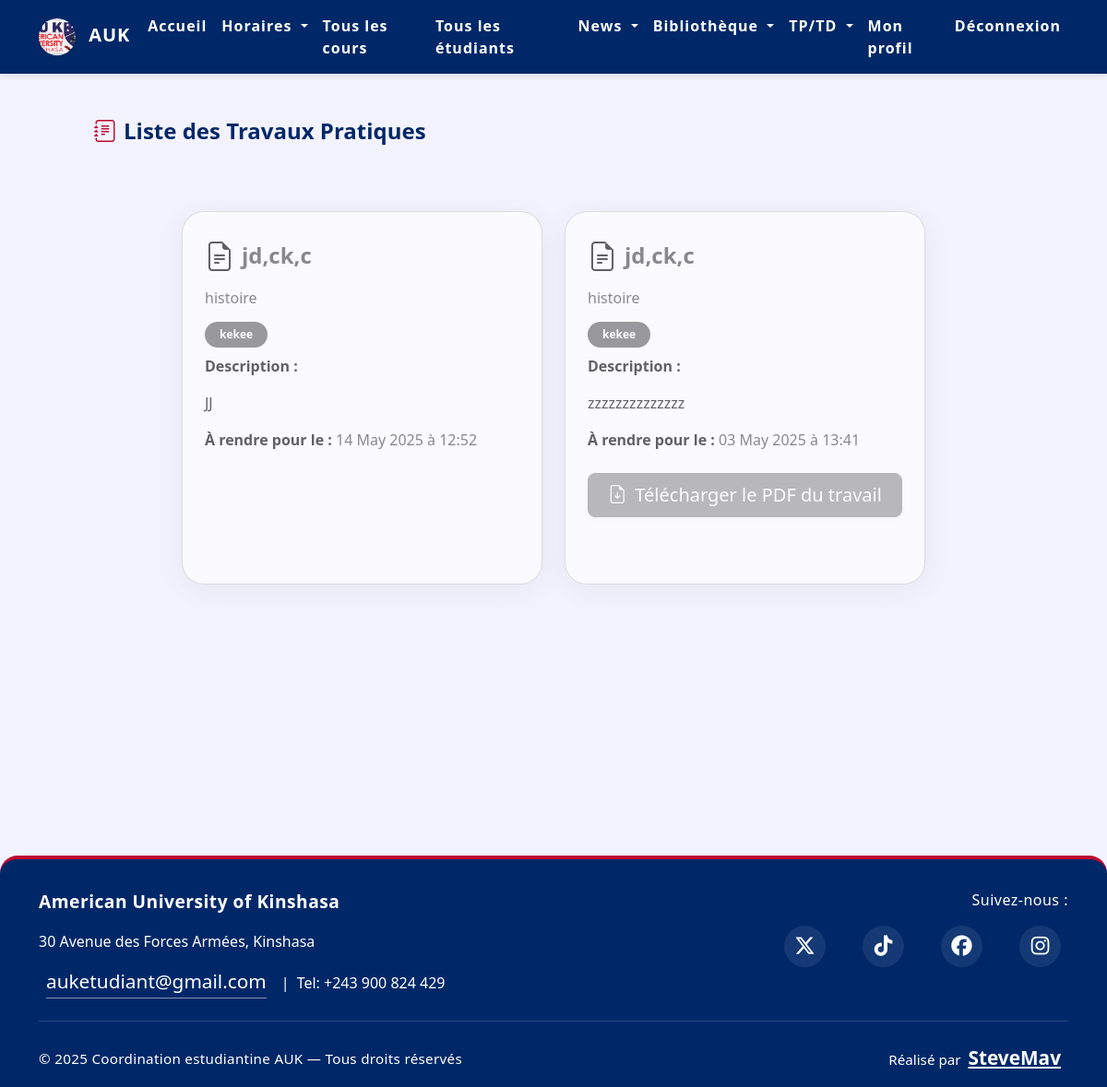
The page /schedule/works/ (signed in) on the database its author committed.
### schedule/models.py (models this page shows, shortened)
class Work(models.Model):
    title = models.CharField(max_length=255)
    type = models.CharField(max_length=255)
    description = models.TextField()
    due_date = models.DateTimeField()
    course = models.ForeignKey(Course, on_delete=models.CASCADE)
    submitted = models.BooleanField(default=False)
    file = models.FileField(upload_to='assignments/', blank=True, null=True)

class Course(models.Model):
    name = models.CharField(max_length=255)
    professor = models.CharField(max_length=255)
    total_hours = models.IntegerField(null=True, blank=True)
    faculty = models.ForeignKey(Faculty, on_delete=models.CASCADE)
    finished = models.BooleanField(default=False)

### schedule/views.py (the view)
# urls.py: path('works/', views.work_list, name='work_list'),
@login_required
def work_list(request):
    now = timezone.now() + timedelta(hours=1)
    user = request.user
    if user.is_superuser:
        works = Work.objects.all().order_by('-due_date')
    elif hasattr(user, 'cpprofile'):
        works = Work.objects.filter(course__faculty=user.cpprofile.faculty).order_by('-due_date')
    elif hasattr(user, 'student'):
        works = Work.objects.filter(course__faculty=user.student.faculty).order_by('-due_date')
    else:
        works = Work.objects.none()
    now = timezone.now() + timedelta(hours=1)
    return render(request, 'schedule/work_list.html', {'works': works, 'now': now})

### schedule/templates/schedule/work_list.html (shortened to what this page needs)
{% load static %}
<!DOCTYPE html>
<html lang="fr">
<head>
    <link href="https://cdn.jsdelivr.net/npm/bootstrap@5.3.0/dist/css/bootstrap.min.css" rel="stylesheet">
    <link href="https://cdn.jsdelivr.net/npm/bootstrap-icons@1.10.5/font/bootstrap-icons.css" rel="stylesheet">
    <link rel="stylesheet" href="{% static 'css/styles.css' %}">
</head>
<body class="d-flex flex-column min-vh-100">
    {% include 'navbar.html' %}
    <main class="flex-grow-1">
    <div class="container-fluid px-0">
        <div class="row min-vh-100 justify-content-center align-items-start">
            <div class="col-12 col-lg-10 py-5">
        <div class="d-flex flex-column flex-md-row justify-content-between align-items-center mb-5 gap-3">
            <h2 class="fw-bold tp-title"><i class="bi bi-journal-text me-2" style="color:#bf0a30;"></i>Liste des Travaux Pratiques</h2>
        </div>
        {% if works %}
        <div class="row justify-content-center mx-auto">
            {% for work in works %}
            <div class="col-xl-5 col-lg-6 col-md-8 col-12 mt-3">
                <div class="card tp-card h-100 {% if work.due_date < now %}grayscale{% else %}bg-success bg-opacity-10{% endif %}">
                    <div class="card-body p-4">
                        <div class="d-flex align-items-center mb-3">
                            <i class="bi bi-file-earmark-text me-2 fs-2" style="color:#002868;"></i>
                            <h4 class="card-title mb-0 tp-title {% if work.due_date < now %}text-muted{% else %}text-success{% endif %}">{{ work.title }}</h4>
                        </div>
                        <h6 class="card-subtitle mb-3 {% if work.due_date < now %}text-muted{% else %}text-danger{% endif %}">{{ work.course.name }}</h6>
                        <div class="mb-2">
                            <span class="badge rounded-pill {% if work.due_date < now %}bg-secondary{% else %}bg-success{% endif %} px-3 py-2">{{ work.type }}</span>
                        </div>
                        <div class="mb-3">
                            <strong>Description :</strong>
                            <p class="card-text">{{ work.description|linebreaks }}</p>
                        </div>
                        <div class="mb-4">
                            <strong>À rendre pour le :</strong>
                            <span class="{% if work.due_date < now %}text-muted{% else %}text-success fw-bold{% endif %}">
                                {{ work.due_date|date:"d F Y à H:i" }}
                            </span>
                        </div>
                        {% if work.file %}
                        <a href="{{ work.file.url }}" class="btn btn-success btn-lg w-100 mb-2 shadow-sm {% if work.due_date < now %}disabled{% endif %}" download>
                            <i class="bi bi-file-earmark-arrow-down me-1"></i> Télécharger le PDF du travail
                        </a>
                        {% endif %}
                    </div>
                </div>
            </div>
            {% endfor %}
        </div>
        {% endif %}
    </div>
    </div>
    </div>
    </main>
    {% include 'footer.html' %}
</body>
</html>

### static/css/styles.css (style rules this page uses)
body { background-color: rgba(243,243,265,0.97); min-height: 100vh; }
.shadow-sm { box-shadow: 0 2px 8px rgba(0,0,0,0.09) !important; }

### schedule/templates/schedule/work_list.html (style rules this page uses)
.tp-card { border-radius: 1.5rem; background: rgba(255,255,255,0.98); box-shadow: 0 6px 36px rgba(0,0,0,0.09); margin-bottom: 2.5rem; }
.tp-title { color: #002868; font-weight: bold; font-size: 1.5rem; }
.grayscale { filter: grayscale(1); opacity: 0.7; }

### rows shown on the page
Work: title "jd,ck,c", course.name "histoire", type "kekee", description "JJ", due_date "14 May 2025 à 12:52"
Work: title "jd,ck,c", course.name "histoire", type "kekee", description "zzzzzzzzzzzzzz", due_date "03 May 2025 à 13:41"
